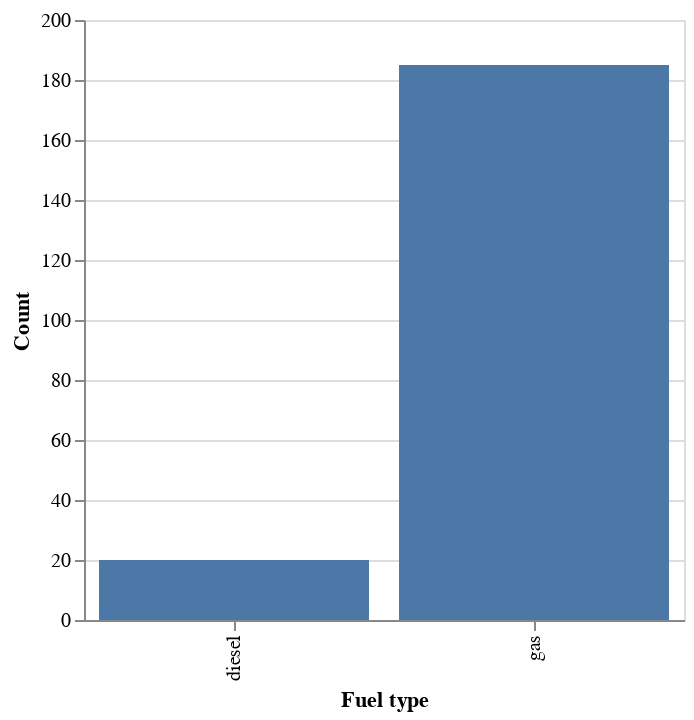

This figure's notebook cell:
### Markdown cell above
We get a tiny plot with bars filled in blue.

We can change the size of the Altair plot using properties() function.

### Code cell
alt.Chart(df).mark_bar().encode(
    alt.X('fuel_type:N', title='Fuel type'),
    alt.Y('count()', title='Count')
).properties(width=300)

### Figure 1 — Vega-Lite specification as saved in the notebook (floating-point values rounded to 4 significant figures; data arrays with more than 128 entries replaced by an {"elided": "..."} marker saying what was removed)
{"config": {"view": {"continuousWidth": 300, "continuousHeight": 300}}, "data": {"name": "data-387f081f80cceeb89d7db8f93752da3d"}, "mark": {"type": "bar"}, "encoding": {"x": {"field": "fuel_type", "title": "Fuel type", "type": "nominal"}, "y": {"aggregate": "count", "title": "Count", "type": "quantitative"}}, "width": 300, "$schema": "https://vega.github.io/schema/vega-lite/v5.16.3.json", "datasets": {"data-387f081f80cceeb89d7db8f93752da3d": {"elided": "205 records"}}}
